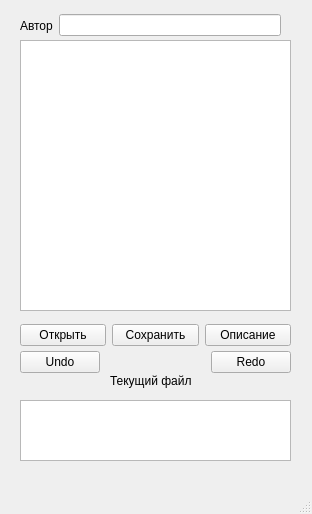
<?xml version="1.0" encoding="UTF-8"?>
<ui version="4.0">
 <class>MainWindow</class>
 <widget class="QMainWindow" name="MainWindow">
  <property name="geometry">
   <rect>
    <x>0</x>
    <y>0</y>
    <width>312</width>
    <height>514</height>
   </rect>
  </property>
  <property name="minimumSize">
   <size>
    <width>312</width>
    <height>514</height>
   </size>
  </property>
  <property name="maximumSize">
   <size>
    <width>312</width>
    <height>514</height>
   </size>
  </property>
  <property name="windowTitle">
   <string>Блокнот</string>
  </property>
  <widget class="QWidget" name="centralwidget">
   <widget class="QPlainTextEdit" name="plainTextEdit">
    <property name="geometry">
     <rect>
      <x>20</x>
      <y>40</y>
      <width>271</width>
      <height>271</height>
     </rect>
    </property>
   </widget>
   <widget class="QLabel" name="label">
    <property name="geometry">
     <rect>
      <x>110</x>
      <y>370</y>
      <width>81</width>
      <height>21</height>
     </rect>
    </property>
    <property name="text">
     <string>Текущий файл</string>
    </property>
   </widget>
   <widget class="QPlainTextEdit" name="plainTextEdit_2">
    <property name="geometry">
     <rect>
      <x>20</x>
      <y>400</y>
      <width>271</width>
      <height>61</height>
     </rect>
    </property>
   </widget>
   <widget class="QWidget" name="layoutWidget">
    <property name="geometry">
     <rect>
      <x>20</x>
      <y>320</y>
      <width>271</width>
      <height>31</height>
     </rect>
    </property>
    <layout class="QHBoxLayout" name="horizontalLayout">
     <item>
      <widget class="QPushButton" name="btn_open">
       <property name="text">
        <string>Открыть</string>
       </property>
      </widget>
     </item>
     <item>
      <widget class="QPushButton" name="btn_save">
       <property name="text">
        <string>Сохранить</string>
       </property>
      </widget>
     </item>
     <item>
      <widget class="QPushButton" name="desc_btn">
       <property name="text">
        <string>Описание</string>
       </property>
      </widget>
     </item>
    </layout>
   </widget>
   <widget class="QWidget" name="layoutWidget">
    <property name="geometry">
     <rect>
      <x>20</x>
      <y>350</y>
      <width>271</width>
      <height>25</height>
     </rect>
    </property>
    <layout class="QHBoxLayout" name="horizontalLayout_2">
     <item>
      <widget class="QPushButton" name="btn_undo">
       <property name="text">
        <string>Undo</string>
       </property>
      </widget>
     </item>
     <item>
      <spacer name="horizontalSpacer">
       <property name="orientation">
        <enum>Qt::Horizontal</enum>
       </property>
       <property name="sizeHint" stdset="0">
        <size>
         <width>40</width>
         <height>20</height>
        </size>
       </property>
      </spacer>
     </item>
     <item>
      <widget class="QPushButton" name="btn_redo">
       <property name="text">
        <string>Redo</string>
       </property>
      </widget>
     </item>
    </layout>
   </widget>
   <widget class="QWidget" name="layoutWidget">
    <property name="geometry">
     <rect>
      <x>20</x>
      <y>10</y>
      <width>261</width>
      <height>31</height>
     </rect>
    </property>
    <layout class="QHBoxLayout" name="horizontalLayout_3">
     <item>
      <widget class="QLabel" name="label_2">
       <property name="text">
        <string>Автор</string>
       </property>
      </widget>
     </item>
     <item>
      <widget class="QLineEdit" name="lineEdit"/>
     </item>
    </layout>
   </widget>
  </widget>
  <widget class="QMenuBar" name="menubar">
   <property name="geometry">
    <rect>
     <x>0</x>
     <y>0</y>
     <width>312</width>
     <height>21</height>
    </rect>
   </property>
  </widget>
  <widget class="QStatusBar" name="statusbar"/>
 </widget>
 <resources/>
 <connections/>
</ui>
